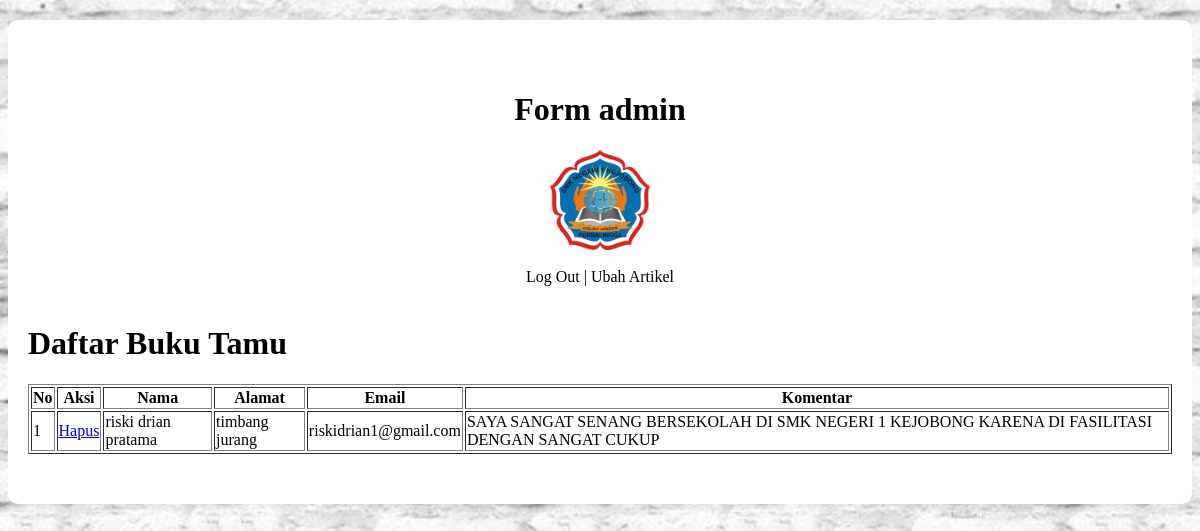
The page /admin.php (signed in) on the database its author committed.
### tables this page shows
CREATE TABLE `bukutamu` (
  `id` int(11) NOT NULL,
  `username` varchar(255) NOT NULL,
  `alamat` varchar(255) NOT NULL,
  `email` varchar(255) NOT NULL,
  `komentar` text NOT NULL
);

### admin.php (the view, shortened to what this page needs)
<?php
    require 'function.php';
    $result = mysqli_query($conn, "SELECT * FROM bukutamu");
?>
<html lang="en">
<head>
    <link rel="stylesheet" href="css/form.css">
</head>
<body>
    <div class="forms" style="height: auto; width:auto; padding:50px 20px;">
        <h1>Form admin</h1>
        <img src="aset/smk.png" alt=""><br><br>
        <a href="logout.php" class="aha">Log Out</a><span> |</span>
        <a href="adminartikel.php" class="aha">Ubah Artikel</a>
        <br><br>
        <table border="1px solid white">
        <h1 style="text-align: left;">Daftar Buku Tamu</h1>
            <tr>
                <th>No</th>
                <th>Aksi</th>
                <th>Nama</th>
                <th>Alamat</th>
                <th>Email</th>
                <th>Komentar</th>
            </tr>
            <?php $i=1; ?>
            <?php while($dow= mysqli_fetch_assoc($result)) : ?>
            <tr>
                <td><?= $i ?></td>
                <td>
                    <a href="hapus.php?id=<?= $dow['id']; ?>" onclick="return confirm('Yakin ingin dihapus?');">Hapus</a>
                </td>
                <td><?= $dow['username']; ?></td>
                <td><?= $dow['alamat']; ?></td>
                <td><?= $dow['email']; ?></td>
                <td><?= $dow['komentar']; ?></td>
            </tr>
            <?php $i++; ?>
            <?php endwhile; ?>
        </table>
    </div>
</body>
</html>

### css/form.css (style rules this page uses)
body { background-image: url(../aset/bata.jpg); background-size: cover; text-align: center; }
.forms { background-color: white; width: 250px; height: auto; margin: 20px auto; padding: 10px 10px; border-radius: 10px; }
.forms img { width: 100px; height: 100px; }
.aha { text-decoration: none; color: black; }

### rows shown on the page
bukutamu: username "riski drian pratama", alamat "timbang jurang", email "riskidrian1@gmail.com", komentar "SAYA SANGAT SENANG BERSEKOLAH DI SMK NEGERI 1 KEJOBONG KARENA DI FASILITASI DENGAN SANGAT CUKUP"
